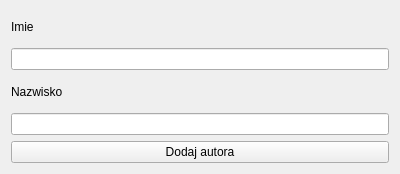
<?xml version="1.0" encoding="UTF-8"?>
<ui version="4.0">
 <class>addAuthorUi</class>
 <widget class="QWidget" name="addAuthorUi">
  <property name="geometry">
   <rect>
    <x>0</x>
    <y>0</y>
    <width>400</width>
    <height>174</height>
   </rect>
  </property>
  <property name="windowTitle">
   <string>Dodaj autora</string>
  </property>
  <layout class="QVBoxLayout" name="verticalLayout">
   <item>
    <widget class="QLabel" name="labelNameAuthor">
     <property name="text">
      <string>Imie</string>
     </property>
     <property name="buddy">
      <cstring>lineEditNameAuthor</cstring>
     </property>
    </widget>
   </item>
   <item>
    <widget class="QLineEdit" name="lineEditNameAuthor"/>
   </item>
   <item>
    <widget class="QLabel" name="labelSurnameAuthor">
     <property name="text">
      <string>Nazwisko</string>
     </property>
     <property name="buddy">
      <cstring>lineEditSurnameAuthor</cstring>
     </property>
    </widget>
   </item>
   <item>
    <widget class="QLineEdit" name="lineEditSurnameAuthor"/>
   </item>
   <item>
    <widget class="QPushButton" name="addAuthorButton">
     <property name="text">
      <string>Dodaj autora</string>
     </property>
    </widget>
   </item>
  </layout>
 </widget>
 <resources/>
 <connections/>
</ui>
